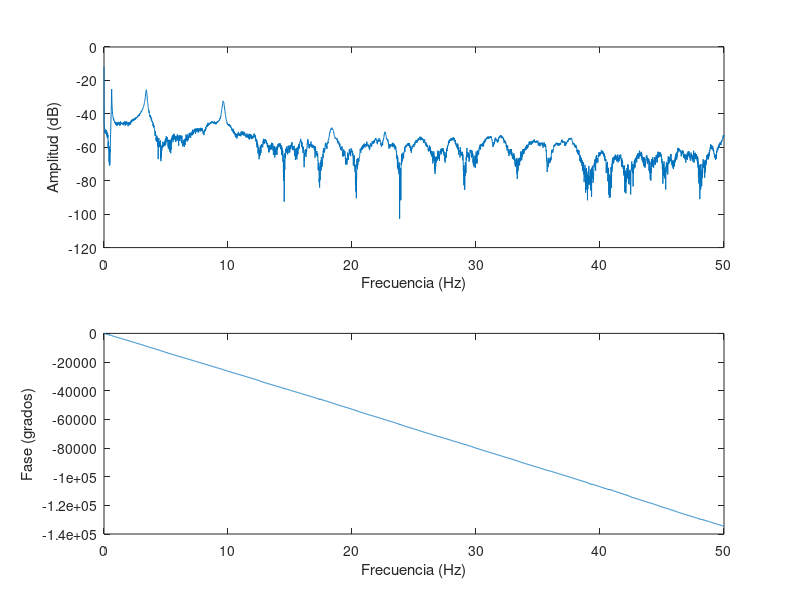

Source code (MATLAB): (Note: this script raises an error after producing the figure.)
clc 
clearvars
close all

%Especificar datos
Fs=100;

%Importar datos
load('Datos/DatosAcelerometro.mat')

% datos=str2double(X1);%Cambiar este valor por el sensor que se requiera
datos = ScopeData2.signals.values;%Usar esto para cuando se tomen datos del acelerometro

% Preprocesamiento de datos
datos_filt = medfilt1(datos, 5);

% Estimación de la respuesta en frecuencia
frf = fft(datos_filt)/length(datos_filt);

% Visualización de la respuesta en frecuencia
f = linspace(0, Fs/2, length(datos_filt)/2+1);
figure;
subplot(2,1,1);
plot(f, 20*log10(abs(frf(1:length(f)))));
ylabel('Amplitud (dB)');
xlabel('Frecuencia (Hz)');
subplot(2,1,2);
plot(f, unwrap(angle(frf(1:length(f))))*180/pi);
ylabel('Fase (grados)');
xlabel('Frecuencia (Hz)');


% Encontrar los picos de la respuesta en frecuencia
[pks,locs] = findpeaks(abs(frf(1:length(f))),f);

% Visualizar los picos en la curva de amplitud de la FRF
figure;
plot(f, 20*log10(abs(frf(1:length(f)))));
hold on;
plot(locs, 20*log10(pks), 'ro');
hold off;
ylabel('Amplitud (dB)');
xlabel('Frecuencia (Hz)');


